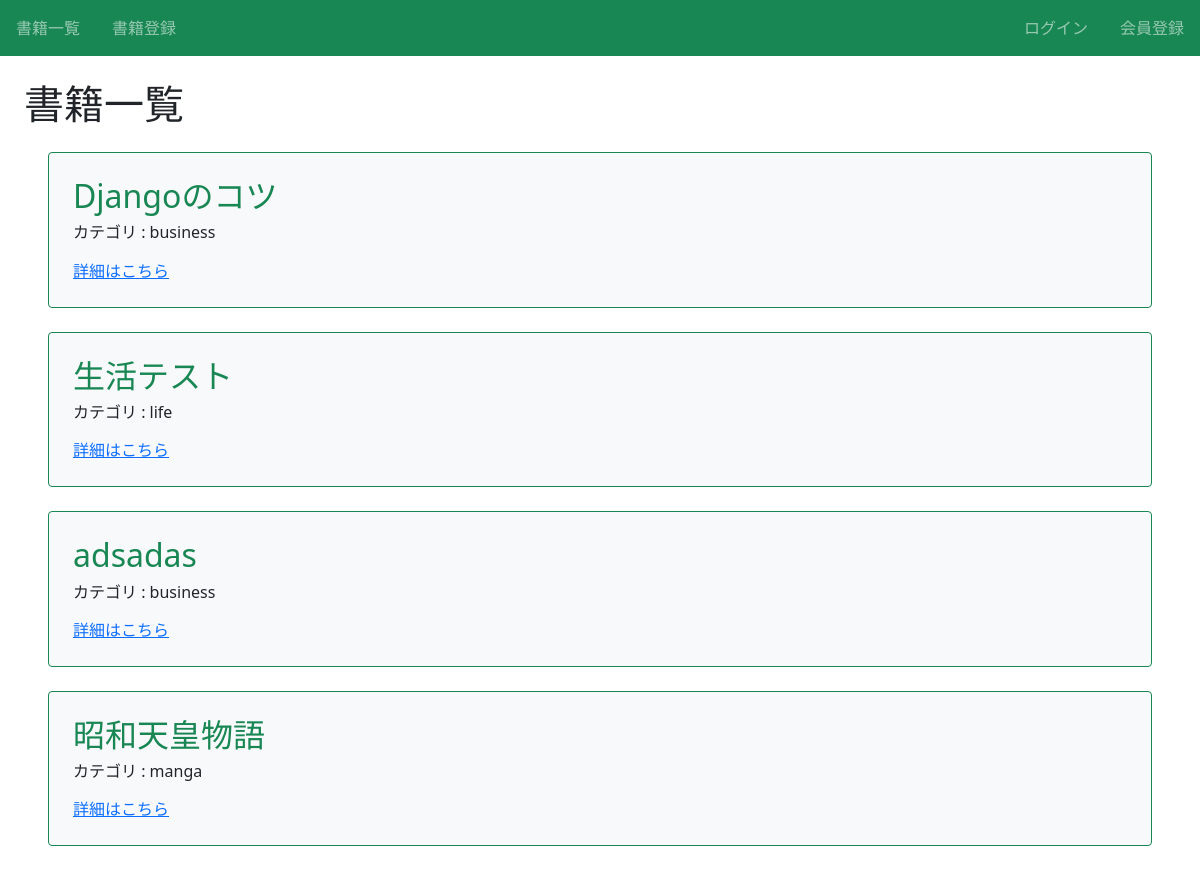
The page /book/ on the database as committed earlier.
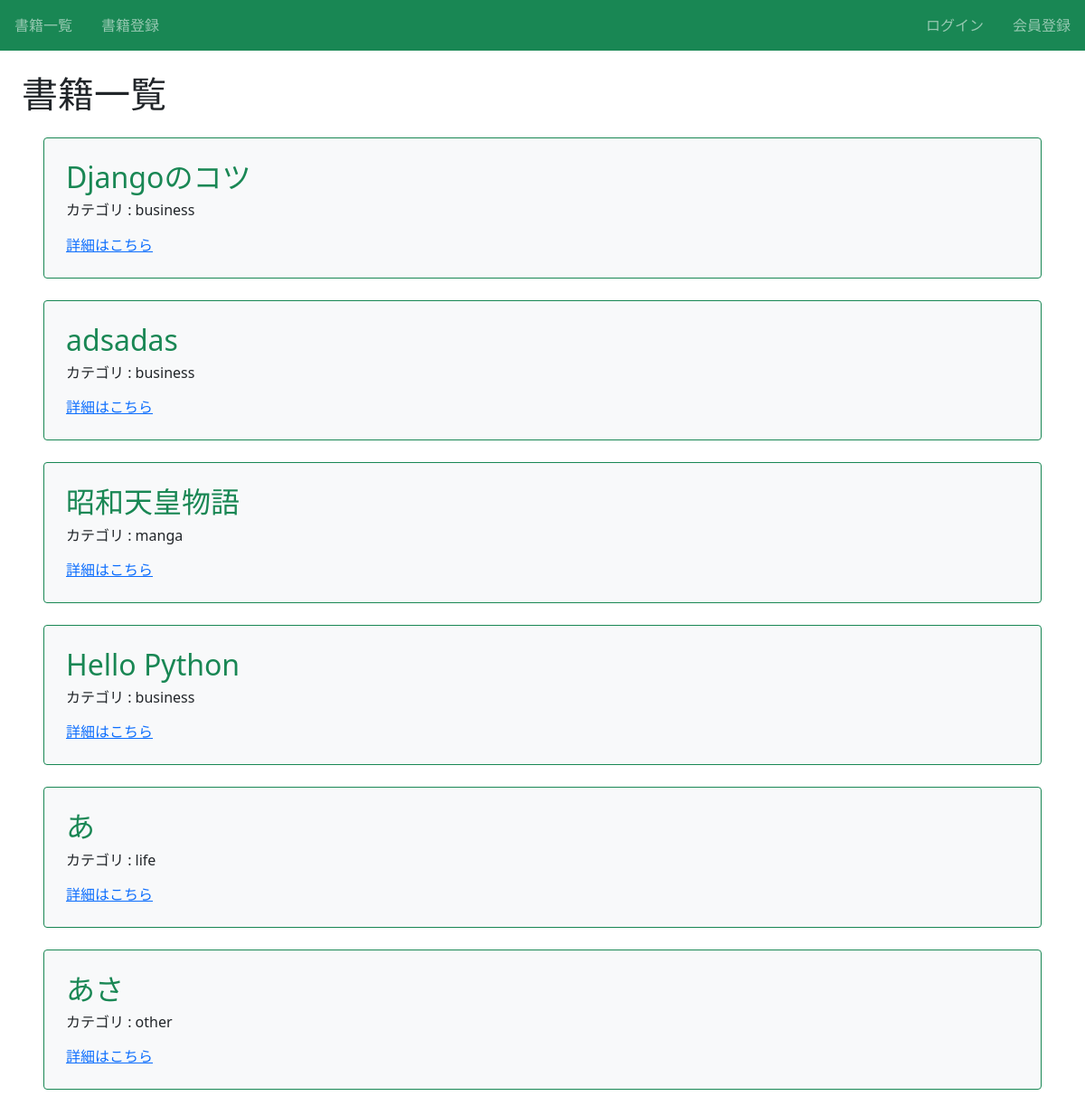
The same page on the database as committed later.
### book/models.py (models this page shows, shortened)
class Book(models.Model):
    title = models.CharField(max_length=100)
    text = models.TextField()
    category = models.CharField(max_length=100, choices=CATEGORY)

### book/views.py (the view)
# urls.py: path('book/', views.ListBookView.as_view(), name='list-book'),
class ListBookView(ListView):
    template_name = 'book/book_list.html'
    model = Book

### book/templates/book/book_list.html (shortened to what this page needs)
{% extends 'base.html'%}
{% block h1 %} 書籍一覧 {% endblock %}
{% block content %}
  {% for item in object_list %}
    <div class="p-4 m-4 bg-light border border-success rounded">
      <h2 class="text-success">{{ item.title }}</h2>
      <h6>カテゴリ : {{ item.category }}</h6>
      <div class="mt-3">
        <a href="{% url 'detail-book' item.pk %}">詳細はこちら</a>
      </div>
    </div>
  {% endfor %}
{% endblock content %}

Rows that differ between the two databases and show on the page:
removed Book: title "生活テスト", category "life"
added Book: title "Hello Python", category "business"
added Book: title "あ", category "life"
added Book: title "あさ", category "other"
